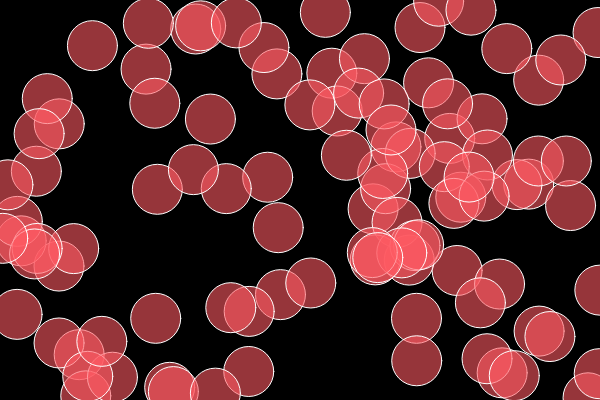
Frame 1 (no input)
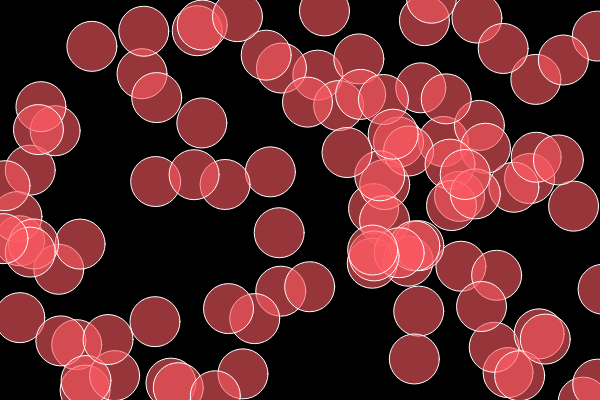
Frame 60 (no input)
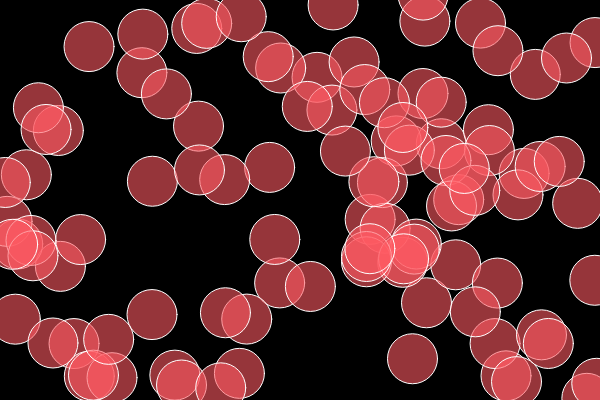
Frame 120 (the mouse pressed at the canvas centre since frame 60)

The p5.js sketch that drew these frames (run headless with seeded random() and noise() and a simulated clock; from frame 60 on, the mouse is pressed at the canvas centre):

// p5.js sketch
// ── sketch.js
var allMyBubbles = [];
var numOfBubbles = 500;
var sizeOfBubbles = 50;

function setup(){
    createCanvas(600,400);
    for(var i = 0; i < 100; i++){
    allMyBubbles[i] = new Bubble(random(0,600), random(0,400));
    } 

}

function draw(){
    background(0);
    for(var i = 0; i < allMyBubbles.length; i++){
        allMyBubbles[i].display();
        allMyBubbles[i].move();
    }
}

function Bubble(x,y){
    this.x = x;
    this.y = y;
    fill(255, 90, 100, 150);
    this.display = function(){
        stroke(255);
        ellipse(this.x, this.y, sizeOfBubbles, sizeOfBubbles);
    }
    this.move = function(){
        this.x = this.x + random(-1,1);
        this.y = this.y + random(-1,1);
    }
}
